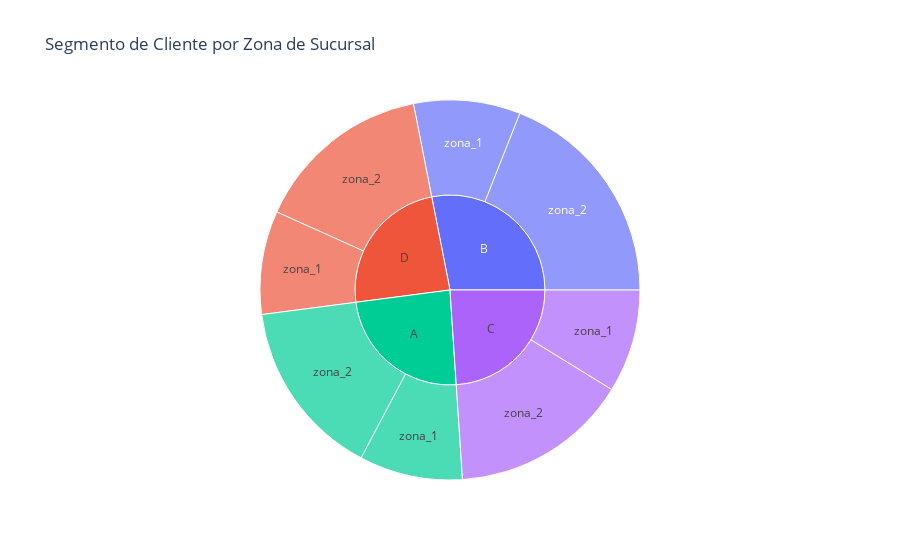

Write notebook code for a chart like this one.
### Code cell
# Conteo cruzado
zona_counts = df1.groupby(['segmento_cliente', 'zona_sucursal']).size().reset_index(name='conteo')

# Gráfico sunburst
fig = px.sunburst(zona_counts, path=['segmento_cliente', 'zona_sucursal'], values='conteo',
                  title='Segmento de Cliente por Zona de Sucursal')
fig.show()

### Figure 1 — Plotly figure (JSON) as saved in the notebook; plotly's stock layout.template omitted (floating-point values rounded to 4 significant figures)
{"data": [{"branchvalues": "total", "domain": {"x": [0, 1], "y": [0, 1]}, "hovertemplate": "labels=%{label}<br>conteo=%{value}<br>parent=%{parent}<br>id=%{id}<extra></extra>", "ids": ["A/zona_1", "B/zona_1", "C/zona_1", "D/zona_1", "A/zona_2", "B/zona_2", "C/zona_2", "D/zona_2", "A", "B", "C", "D"], "labels": ["zona_1", "zona_1", "zona_1", "zona_1", "zona_2", "zona_2", "zona_2", "zona_2", "A", "B", "C", "D"], "name": "", "parents": ["A", "B", "C", "D", "A", "B", "C", "D", "", "", "", ""], "type": "sunburst", "values": [67351, 69473, 67203, 67411, 116284, 145586, 116197, 116226, 183635, 215059, 183400, 183637]}], "layout": {"legend": {"tracegroupgap": 0}, "title": {"text": "Segmento de Cliente por Zona de Sucursal"}}}
